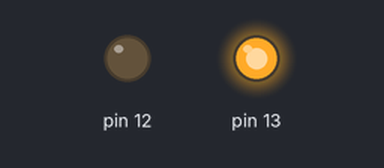
Bench run of a sketch on a simulated Arduino Uno, built with avr-gcc and run on an emulated ATmega328P. On the bench: output pins drawn as LEDs (lit = HIGH).

Above: at 1.0 s.
At 5.0 s:
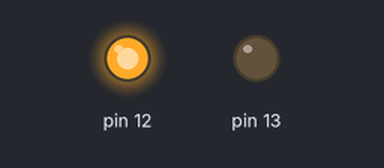
At 7.0 s:
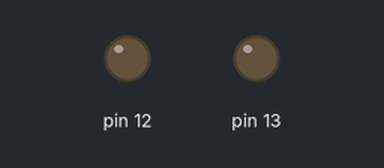
Timing chart, 0 to 10.4 s (numbered marks = the images above):
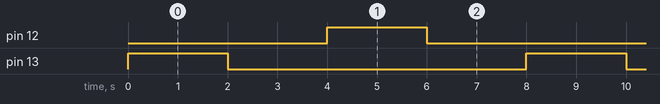

Measured:
- by itself, pin 12, pin 13: alternates HIGH for 2.0 s and LOW for 6.0 s
- by itself, everything shown: repeats every 8.0 s, in 4 steps

The sketch:

AaronLights.ino
```cpp
void setup() {
  // put your setup code here, to run once:
  pinMode(13, OUTPUT);
  pinMode(12, OUTPUT);
}

void loop() {
  // put your main code here, to run repeatedly:
  digitalWrite(13, HIGH);
  delay(2000);
  digitalWrite(13, LOW);
  delay(2000);
  digitalWrite(12, HIGH);
  delay(2000);
  digitalWrite(12, LOW);
  delay(2000);
}
```
